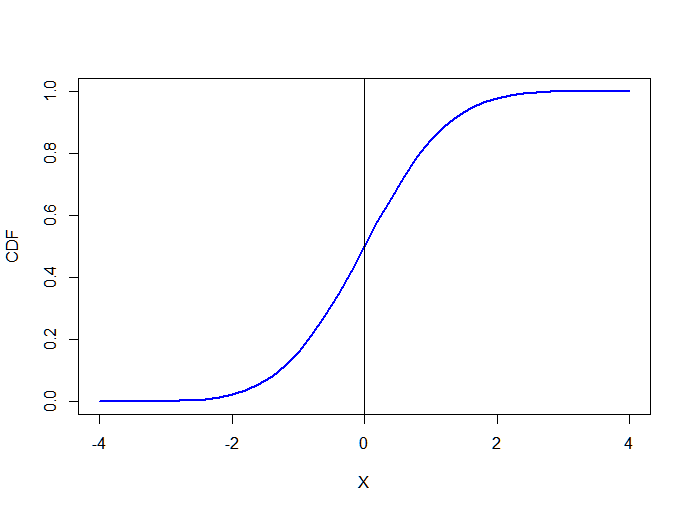

Reproduce this figure in R.
# Course: MSM - Selected Topics of Mathematical Statistics
# ------------------------------------------------------------------------------
# Quantlet: MSMcdfnormal
# ------------------------------------------------------------------------------
# Description: Simulates data from normal distribution and plots its cumulative 
# density function (cdf) 
# ------------------------------------------------------------------------------
# Usage: -
# ------------------------------------------------------------------------------
# Inputs: None
# ------------------------------------------------------------------------------
# Output: A CDF plot of standard normal distribution
# ------------------------------------------------------------------------------
# Keywords:  cdf, standard-normal, plot, distribution, random  
# ------------------------------------------------------------------------------ 
# See also:  MSMpdfnormal
# ------------------------------------------------------------------------------
# Author:    Chen Huang,  Alla Petukhina, Shi Chen 20151016
# ------------------------------------------------------------------------------

graphics.off() # close all graphics
rm(list = ls()) # remove variable definitions

# Simulates data and plot the CDF 
plot(seq(-4, 4, 0.2), pnorm(seq(-4, 4, 0.2), 0, 1), col = "blue", type = "l", 
    lwd = 2.5, ylab = "CDF", xlab = "X")
abline(v = 0)
